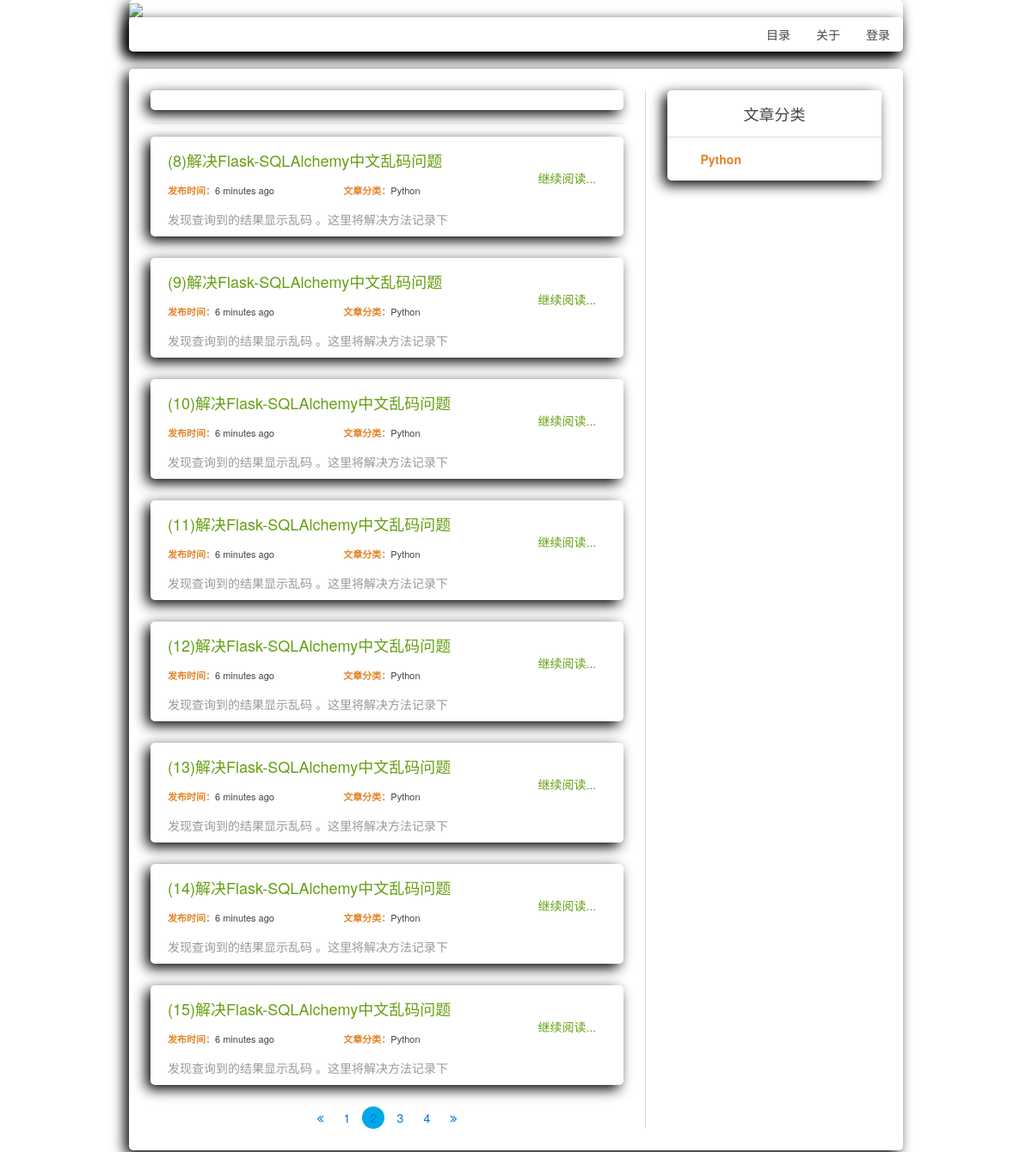
Screenshot of /blog/?page=2 with the database file from the repository.
### blog/models.py (models this page shows, shortened)
class Article(db.Model):
    __tablename__ = 'Article'
    id = db.Column(db.Integer, primary_key=True)
    img = db.Column(db.String(100), default='44.jpg')
    title = db.Column(db.String(100))
    description = db.Column(db.String(90))
    text = db.Column(db.Text)
    pub_date = db.Column(db.DateTime, default=datetime.utcnow())
    author_id = db.Column(db.Integer, db.ForeignKey('User.id'))
    category_id = db.Column(db.Integer, db.ForeignKey('Category.id'))

class Category(db.Model):
    __tablename__ = 'Category'
    id = db.Column(db.Integer, primary_key=True)
    name = db.Column(db.String(64))
    articles = db.relationship('Article', backref='category',
                               lazy='dynamic')

### blog/main/views.py (the view)
@main.route('/', methods=['GET'])
def index():
    page = request.args.get('page', 1, type=int)
    pagination = Article.query.order_by(
        Article.pub_date.desc()).paginate(
        page, per_page=current_app.config['FLASKY_BLOGS_PER_PAGE'],
        error_out=False)
    blogs = pagination.items
    categorys = Category.query.all()
    categorys_dict = {}
    for i in categorys:
        categorys_dict[i.id] = i.name
    return render_template('main/index.html', blogs=blogs,
                           pagination=pagination, categorys_dict=categorys_dict)

### blog/templates/main/index.html (shortened to what this page needs)
{% extends 'base.html' %}
{% import "_pagination_macros.html" as macros %}
{% block head %}
    {{ super() }}
{% endblock %}
{% block content %}
    {% if blogs %}
        {% if blogs[0] %}
            <div class="uk-block-default uk-border-rounded l_d_shadow">
                <div class="uk-grid uk-grid-small">
                    <div class="uk-width-1-1 uk-border-rounded">
                    </div>
                </div>
            </div>
            <hr>
        {% endif %}
        {% for blog in blogs %}
            <div class="uk-grid">
                <div class="uk-width-medium-1-1 art_list">
                    <div class=" uk-border-rounded l_d_shadow">
                        <div class="uk-grid" style="padding: 0 10px 10px 20px">
                            <div class="uk-width-medium-3-4 uk-panel uk-margin-top">
                                <h3 class="uk-text-success">{{ blog.title }}</h3>
                                <div class="uk-grid">
                                    <div class="uk-width-1-2">
                                        <h5 class="uk-text-small">
                                            <span class="uk-text-bold uk-text-warning">发布时间：</span>{{ moment(blog.pub_date).fromNow(refresh=true) }}
                                        </h5>
                                    </div>
                                    <div class="uk-width-1-2">
                                        <h5 class="uk-text-small">
                                            <span class="uk-text-bold uk-text-warning">文章分类：</span>{{ categorys_dict[blog.category_id] }}
                                        </h5>
                                    </div>
                                </div>
                                <p class="uk-text-muted">{{ blog.description }}</p>
                            </div>
                            <div class="uk-width-medium-1-4" style="margin-top: 7%">
                                <a href="{{ url_for('main.single_blog', id=blog.id) }}">
                                    <span>
                                        <h5 class=" uk-text-success uk-text-center">继续阅读...</h5>
                                    </span>
                                </a>
                            </div>
                        </div>
                    </div>
                </div>
            </div>
        {% endfor %}
    {% endif %}
    {% if pagination %}
        {{ macros.pagination_widget(pagination, 'main.index') }}
    {% endif %}
{% endblock %}
{% block sidebar %}
    {{ super() }}
{% endblock %}

### blog/templates/base.html (style rules this page uses)
.l_d_shadow { box-shadow: -5px 5px 15px black; background-color: #ffffff; }

### rows the page displays
Article: title "(8)解决Flask-SQLAlchemy中文乱码问题", pub_date "6 minutes ago", description "发现查询到的结果显示乱码 。这里将解决方法记录下"
Category: name "Python"
Article: title "(9)解决Flask-SQLAlchemy中文乱码问题", pub_date "6 minutes ago", description "发现查询到的结果显示乱码 。这里将解决方法记录下"
Article: title "(10)解决Flask-SQLAlchemy中文乱码问题", pub_date "6 minutes ago", description "发现查询到的结果显示乱码 。这里将解决方法记录下"
Article: title "(11)解决Flask-SQLAlchemy中文乱码问题", pub_date "6 minutes ago", description "发现查询到的结果显示乱码 。这里将解决方法记录下"
Article: title "(12)解决Flask-SQLAlchemy中文乱码问题", pub_date "6 minutes ago", description "发现查询到的结果显示乱码 。这里将解决方法记录下"
Article: title "(13)解决Flask-SQLAlchemy中文乱码问题", pub_date "6 minutes ago", description "发现查询到的结果显示乱码 。这里将解决方法记录下"
Article: title "(14)解决Flask-SQLAlchemy中文乱码问题", pub_date "6 minutes ago", description "发现查询到的结果显示乱码 。这里将解决方法记录下"
Article: title "(15)解决Flask-SQLAlchemy中文乱码问题", pub_date "6 minutes ago", description "发现查询到的结果显示乱码 。这里将解决方法记录下"

### other values shown
{{ p }} "1" "3" "4"
{{ p }} "2"
